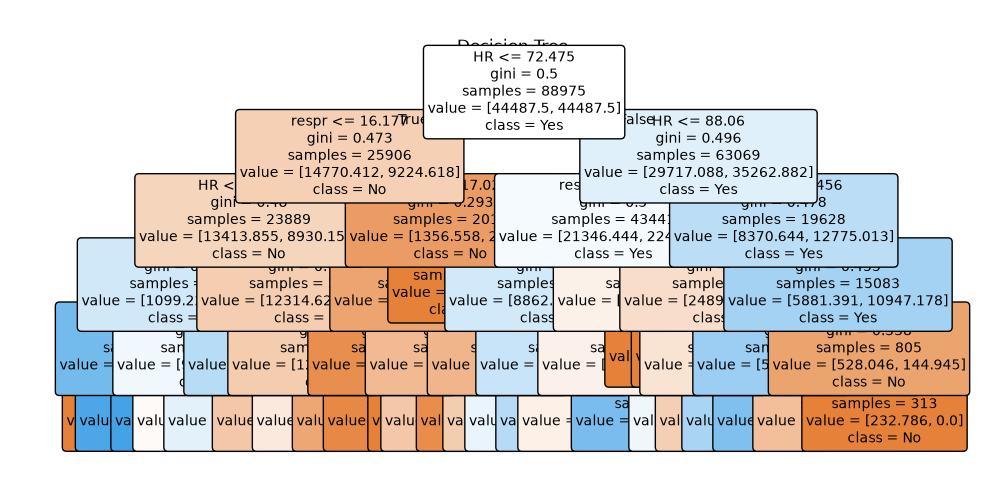

Reproduce this figure in Python.
"""
This file takes in the data which has been preprocessed from the preprocess.py file and runs a Decision Tree 
Machine Learning Algoritm on it.
"""
import matplotlib.pyplot as plt
from preprocess import returnCleanData
from sklearn.model_selection import GroupShuffleSplit
from sklearn.tree import DecisionTreeClassifier, plot_tree
from sklearn.metrics import classification_report, confusion_matrix, accuracy_score, precision_score, recall_score, f1_score, ConfusionMatrixDisplay

# Taking the cleaned dataset from preprocess and assinging to the df variable.
def getData():
    df = returnCleanData()
    return df

# Sci Kit learn needs needs to know the features of the dataframe we wish to train
# along with the target which is what we want to make our prediciton based on.
# also, in this case what we are using to group our data, this is being used when using Scikit learn method GroupShuffleSplit
# To split the data based on an 80:20 training testing split.
def setUp(df):
    # X is the features we are using, The features which the ML model will learn from
    # in our case it will be the HR (Heart rate) column and the respr(respiration) columns
    # scikit-Learn expects a dataframe which is what the double brackets achieves. 
    # outer brackets to select from the dataframe and inner to return as a list of names
    # convention dictates x be in caps.
    X = df[["HR", "respr"]]
    # y is the answer we are looking for the algorithm to predit, 0 or 1 in this case
    # y is the convention used and will store a pandas series.
    y = df["Label"]
    # groups isnt a feature its just used to help group the data based on participants in this case.
    # Its aim will be to keep participants data together for testing and training purposes.
    groups = df["Participant"]

    return X, y, groups

# We need to splt the data into training data and testing data. This method achieves this.
# We are splitting data based on an 80:20 split which means 80% of the data will be used to train the model,
# and 20% will be used to test the model. It also will aim to keep each of the participants in the dataset, 
# which we found in setup() in either Testing or Training without overlap.
def splitTestAndTraining(X, y, groups):
    # This is used to create a splitter object - GroupShuffleSplit is a Scikit-Learn method which I am using to 
    # use the groups from setup() and split them fully into either training or testing. n_splits is set to 1 meaning we only need one split based on the 80:20
    # split we are aiming for, test_size=0.2 ensures we are splitting data based on 80:20 with 20% of participants going to testing,
    # random_state=25 - ensures we get the same split each time we run the algorithm, any number would work so 25 chosen at random. 
    splitData = GroupShuffleSplit(n_splits=1, test_size=0.2, random_state=25)
    # This is used to take the split data variable and use it on the dataset.
    # it will return a generator which produces results one at a time. The split is going to be 
    # Numpy arrays which will contain splits for test and training data.
    trainIdx, testIdx = next(splitData.split(X, y, groups))
    # below two lin use the iloc method to select a row based on its position.abs@ since we are taking in an array of positions it gives us just those rows to use.
    # So, XTrain holds 80% of participants for training and XTest 20% for testing.
    # yTrain and Test are the same so that the data doesnt get mixed up and cause misalignment issues
    XTrain, XTest = X.iloc[trainIdx], X.iloc[testIdx]
    yTrain, yTest = y.iloc[trainIdx], y.iloc[testIdx]

    # Return the four variables for use in training and testing
    return XTrain, XTest, yTrain, yTest

# this method just prints to the terminal to ensure we have correctly setup the training and test variables.
def checkTrainAndTestValues(XTrain, XTest):
    print("Training Data:", len(XTrain))
    print("Testing Data:", len(XTest))
    # print("Test participants:", sorted(groups.iloc[testIdx].unique().tolist()))

# Using this function to build and train the decision tree classifoer in scikit-learn.
# This function only takes training data from the splitTestAndTrain Fucntion and explicitly avoids the test data
# the whole point is to avoid leaking data which would happen if we included test data
def trainModel(XTrain, yTrain):
    # Create the decision tree with chosen settings
    # max_depth = 5 is to avoid overfitting, basically at 5 we are limiting how complex the decision tree becomes, higher value will mean a more complex tree which may better fit but it will memorise noise
    # random_state=25 ensures results are reproducible, if two pieces of data are the same then it will remember which way to split the data
    # class_weight="balanced" used to set the weight of each class weight to total rows. 
    # criterion = "gini" measures how well the split of the data is, so if p=1 then Gini - 1-1 =0 so it would be pure and 50/50 mix is what we wnat so 
    # Gini = 1 - (0.25 +0.25) =0.5
    decisionTree = DecisionTreeClassifier(max_depth=5, random_state=25, class_weight="balanced", criterion="gini")
    # where the training of the data happens based on the training data from the split we got in splitTestAndTraining function above
    # Starts with all of the training data, then searches every feature for the split that would best reduce ginin index
    # then splits rows into two branches and repeats process again, stops when max_depth is reached or can't be split any further.
    # finally it will label each row and that is then the prediciton for any new row of data which may be similar to it.
    trainedTree = decisionTree.fit(XTrain, yTrain)
    # below two prints statements check on the size of the tree.
    # gets how many levels deep the decision tree reached
    print(trainedTree.get_depth())
    # gets the number of leaves the tree has reached
    # A tree with max_depth = 5 means at most 2(5) = 32 leaves maximum
    print(trainedTree.get_n_leaves())

    # Now return the trained model for use in evaluateModel to predict the test data on it.
    return trainedTree

# evalutaeModel method which will take the trained model we return in trainModel and evaluates the test data based on this trained model
def evaluateModel(trainedModel, XTrain, XTest, yTrain, yTest):
    # Sends every training row of data down the trained model, essentially asking 'is HR > than? and is Respr > than?'
    # until it reaches the bottom leaf of the tree which gives us our answer. The result is an array of predictions
    trainPrediction = trainedModel.predict(XTrain)
    # Does the exact same job as above but on the test data rather than training data. 
    testPrediction = trainedModel.predict(XTest)

    # printing to terminal with results
    print("_____ Training Set _____")
    # This compares the training labels with the model predictions, it prints the precision, recall F1 and support values
    print(classification_report(yTrain, trainPrediction, target_names=["No", "Yes"]))
    # prints a 2 x 2 table with counts 
    print(confusion_matrix(yTrain, trainPrediction))
    """
    accuracy_score(trainPrediction, testPrediction)
    precision_score(trainPrediction, testPrediction)
    recall_score(trainPrediction, testPrediction)
    f1_score(trainPrediction, testPrediction)
    """

    # All three lines below follow the same logic as training set above and compares can be made
    print("_____ Test Set _____")
    print(classification_report(yTest, testPrediction, target_names=["No", "Yes"]))
    print(confusion_matrix(yTest, testPrediction))

    """accuracy_score(trainPrediction, yTest)
    precision_score(trainPrediction, yTest)
    recall_score(trainPrediction, yTest)
    f1_score(trainPrediction, yTest)"""

    return

# This function is used to plot the results of the evaluatemodel to the user.
def visualiseResults(model, XTest, yTest):
    # Plot the Decision Tree to the user.
    plt.figure(figsize=(10,5))
    plot_tree(model, feature_names=list(XTest.columns), class_names=["No", "Yes"], filled=True, rounded=True, max_depth=5, fontsize=10)
    plt.title("Decision Tree")
    plt.savefig("decisionTree.png")
    plt.show()
    return


if __name__ == "__main__":
    df = getData()
    x, y, g = setUp(df)
    XTr, XTe, yTr, yTe = splitTestAndTraining(x, y, g)
    trainedTree = trainModel(XTr, yTr)
    evaluateModel(trainedTree, XTr, XTe, yTr, yTe)
    visualiseResults(trainedTree, XTe, yTe)

    
